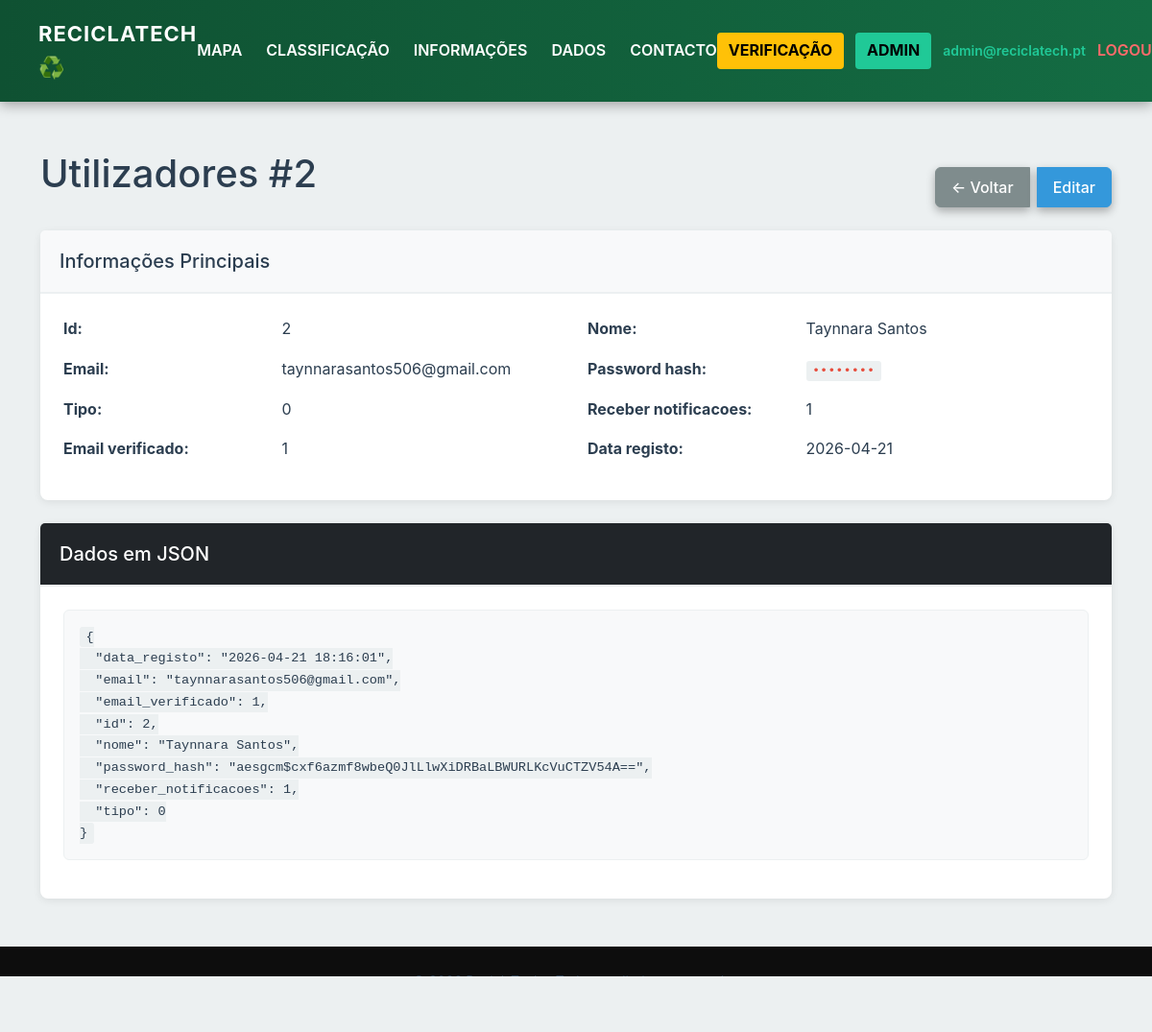
/admin/table/utilizadores/details/2 (signed in), run on the app's committed database.
### tables this page shows
CREATE TABLE utilizadores (
                    id INTEGER PRIMARY KEY AUTOINCREMENT,
                    nome TEXT NOT NULL,
                    email TEXT UNIQUE NOT NULL,
                    password_hash TEXT NOT NULL,
                    tipo INTEGER NOT NULL DEFAULT 0 CHECK (tipo IN (0,1)),
                    receber_notificacoes INTEGER NOT NULL DEFAULT 1 CHECK (receber_notificacoes IN (0,1)),
                    email_verificado INTEGER NOT NULL DEFAULT 0,
                    data_registo DATETIME DEFAULT CURRENT_TIMESTAMP
                );

### routes/admin.py (the view)
@admin_route.route('/table/<table_name>/details/<int:record_id>', methods=['GET'])
@require_admin
def view_record(table_name, record_id):
    valid_tables = ['utilizadores', 'pontos', 'categorias']
    if table_name not in valid_tables:
        flash("Tabela inválida.", "danger")
        return redirect(url_for('admin.dashboard'))
    conn = conectar_db()
    cursor = conn.cursor()
    cursor.execute(f"SELECT * FROM {table_name} WHERE id = ?", (record_id,))
    record = cursor.fetchone()
    if not record:
        flash("Registro não encontrado.", "danger")
        conn.close()
        return redirect(url_for('admin.list_table', table_name=table_name))
    relationships = {}
    if table_name == 'pontos':
        cursor.execute("SELECT * FROM ponto_categorias WHERE ponto_id = ?", (record_id,))
        relationships['categorias'] = cursor.fetchall()
    conn.close()
    return render_template('admin/record_details.html',
                         table_name=table_name,
                         record=dict(record),
                         relationships=relationships)

### routes/admin.py (called while the page is built)
def get_db_path():
    config = ServerConfig()
    return config.db_path

def conectar_db():
    conn = sqlite3.connect(get_db_path())
    conn.row_factory = sqlite3.Row
    conn.execute("PRAGMA foreign_keys = ON")
    return conn

def require_admin(f):
    @wraps(f)
    def decorated_function(*args, **kwargs):
        if 'user_id' not in session:
            flash("Você precisa estar autenticado.", "danger")
            return redirect(url_for('autenticar.login'))
        conn = conectar_db()
        cursor = conn.cursor()
        cursor.execute("SELECT tipo FROM utilizadores WHERE id = ?", (session['user_id'],))
        user = cursor.fetchone()
        conn.close()
        if not user or user['tipo'] != 1:
            flash("Acesso negado. Apenas administradores.", "danger")
            return redirect(url_for('home.home'))
        return f(*args, **kwargs)
    return decorated_function

### templates/admin/record_details.html (shortened to what this page needs)
{% extends "base.html" %}
{% block extra_css %}
<link rel="stylesheet" href="/css/admin.css">
{% endblock %}
{% block content %}
<div class="container mt-5 mb-5">
    <div class="row mb-4">
        <div class="col-12">
            <div class="d-flex justify-content-between align-items-center">
                <h1>{{ table_name | title | replace('_', ' ') }} #{{ record.id }}</h1>
                <div class="btn-group" role="group">
                    <a href="{{ url_for('admin.list_table', table_name=table_name) }}" class="btn btn-secondary">← Voltar</a>
                    <a href="{{ url_for('admin.edit_record', table_name=table_name, record_id=record.id) }}" class="btn btn-primary">Editar</a>
                </div>
            </div>
        </div>
    </div>
    <div class="card mb-4">
        <div class="card-header bg-light">
            <h5 class="mb-0">Informações Principais</h5>
        </div>
        <div class="card-body">
            <div class="row">
                {% for key, value in record.items() %}
                <div class="col-md-6 mb-3">
                    <div class="row">
                        <div class="col-md-5">
                            <strong>{{ key | title | replace('_', ' ') }}:</strong>
                        </div>
                        <div class="col-md-7">
                            {% if value is none %}
                                <span class="text-muted">—</span>
                            {% elif key == 'password_hash' %}
                                <code>••••••••</code>
                            {% elif key in ['latitude', 'longitude'] %}
                                <code>{{ "%.6f"|format(value) }}</code>
                            {% elif key in ['data_criacao', 'data_registo'] %}
                                {{ value[:10] if value else '—' }}
                            {% else %}
                                <span>{{ value }}</span>
                            {% endif %}
                        </div>
                    </div>
                </div>
                {% endfor %}
            </div>
        </div>
    </div>
    <div class="card mt-4">
        <div class="card-header bg-dark text-white">
            <h5 class="mb-0">Dados em JSON</h5>
        </div>
        <div class="card-body">
            <pre style="max-height: 300px; overflow: auto;"><code>{{ record | tojson(indent=2) }}</code></pre>
        </div>
    </div>
</div>
{% endblock %}

### templates/base.html (shortened to what this page needs)
<!DOCTYPE html>
<html lang="pt">
<head>
    <link href="https://cdn.jsdelivr.net/npm/bootstrap@5.3.0/dist/css/bootstrap.min.css" rel="stylesheet">
    <link rel="stylesheet" href="/css/style.css">
    {% block extra_css %}{% endblock %}
</head>
<body>
    <header class="header">
        <a href="/" class="logo">RECICLATECH ♻️</a>
        <nav class="menu">
            <a href="/mapa/" {% if request.path == '/mapa/' or request.path == '/mapa' %}class="ativo"{% endif %}>MAPA</a>
            <a href="/classificacao" {% if request.path == '/classificacao' %}class="ativo"{% endif %}>CLASSIFICAÇÃO</a>
            <a href="/informacoes" {% if request.path == '/informacoes' %}class="ativo"{% endif %}>INFORMAÇÕES</a>
            <a href="/dados" {% if request.path == '/dados' %}class="ativo"{% endif %}>DADOS</a>
            <a href="/contacto" {% if request.path == '/contacto' %}class="ativo"{% endif %}>CONTACTO</a>
        </nav>
        <div class="auth" id="auth-area">
            {% if session.get('user_id') %}
                {% if session.get('email_pendente_verificacao') %}
                    <a href="/verificar-email" class="verificar">VERIFICAÇÃO</a>
                {% endif %}
                {% if session.get('usuario_tipo') == 1 or session.get('admin') %}
                    <a href="/admin/" class="admin" title="Painel de Admin">ADMIN</a>
                {% endif %}
                <span class="user-info">{{ session.get('user_email') or 'Utilizador' }}</span>
                <a href="/logout" class="logout">LOGOUT</a>
            {% else %}
                <a href="/login" class="login">Login</a>
                <a href="/registo" class="registar">Registar</a>
            {% endif %}
        </div>
    </header>
    {% block content %}{% endblock %}
    <footer class="footer">
        <p>© 2026 ReciclaTech - Todos os direitos reservados</p>
    </footer>
</body>
</html>

### data on the page
utilizadores: email "admin@reciclatech.pt"
utilizadores: id "2", key "Nome", nome "Taynnara Santos", key "Email", email "taynnarasantos506@gmail.com", key "Password hash", key "Data registo", data_registo "2026-04-21"

### other printed values
{{ table_name | title | replace('_', ' ') }} "Utilizadores"
{{ key | title | replace('_', ' ') }} "Id" "Tipo" "Receber notificacoes" "Email verificado"
{{ value }} "2" "0" "1" "1"
